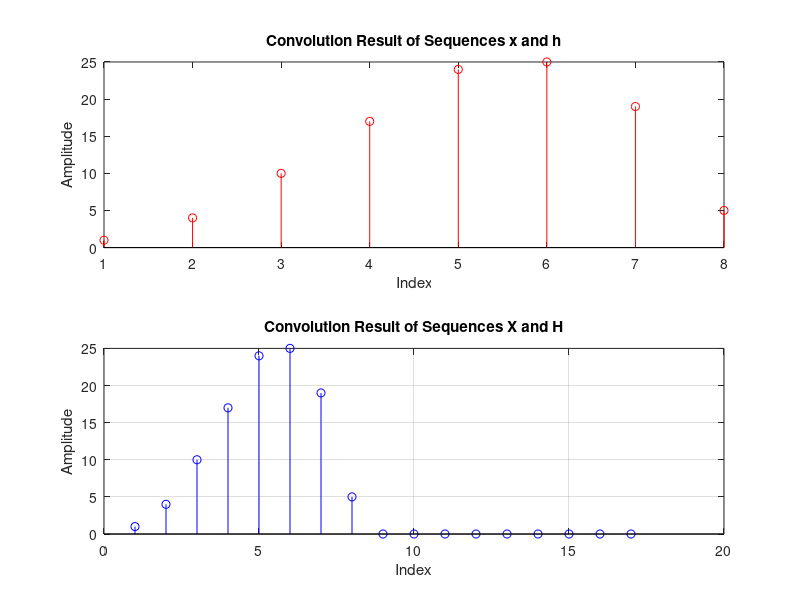

MATLAB code for this plot:
clear all;
close all;
clc;

#---------------

x = [1,2,3,4,5];
h = [1,2,3,1];

y = conv(x,h);

x_n = length(x);
h_n = length(h);

X = [x, zeros(1, x_n)];

H = [h, zeros(1, h_n)];

X_n = length(X);
H_n = length(H);

Y_length = X_n + H_n - 1;

Y = zeros(1, Y_length);

for i = 1:x_n
    for j = 1:h_n
        Y(i + j - 1) = Y(i + j - 1) + X(i) * H(j);
    end
end

figure;
subplot(2,1,1);
stem(y,'r');
title('Convolution Result of Sequences x and h');
xlabel('Index');
ylabel('Amplitude');
subplot(2,1,2);
stem(Y,'b');
title('Convolution Result of Sequences X and H');
xlabel('Index');
ylabel('Amplitude');
grid on;
